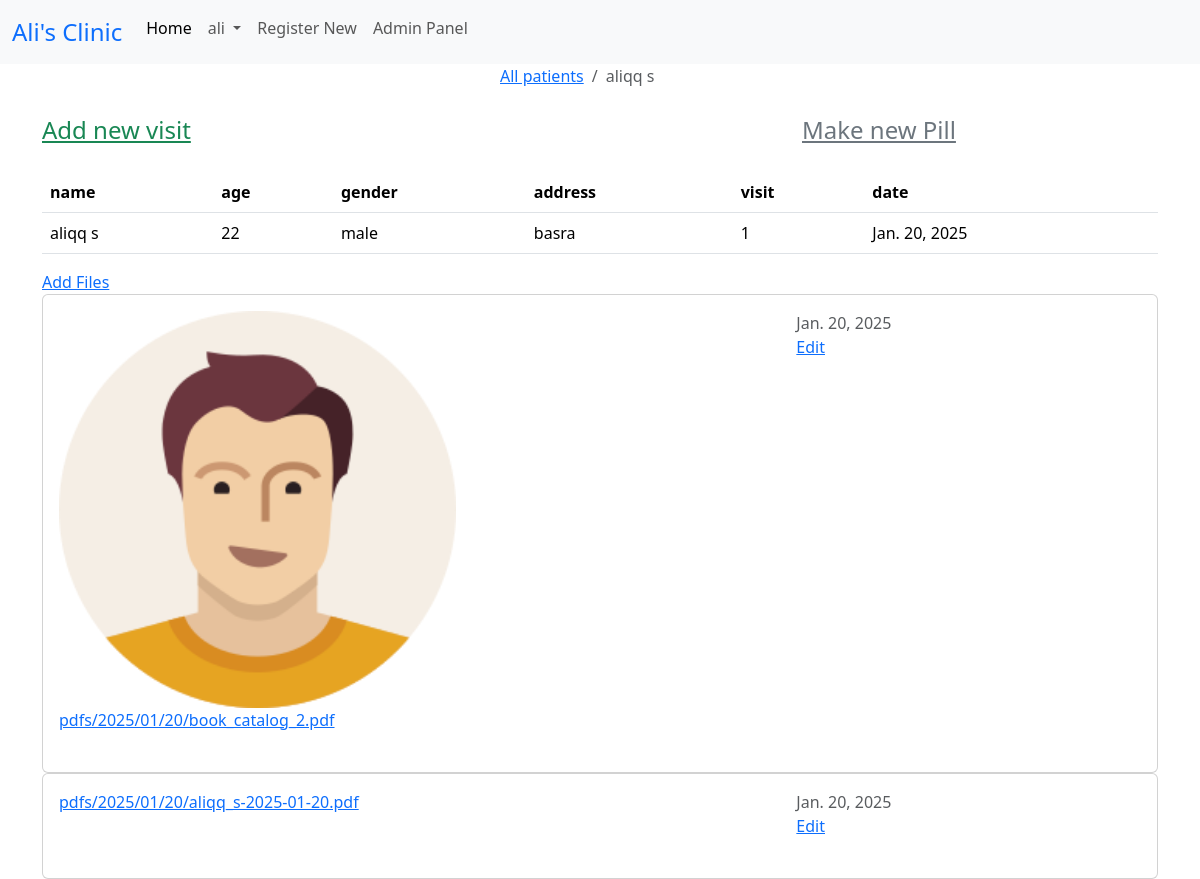
/patients/2/ (signed in), run on the app's committed database.
### home/models.py (models this page shows, shortened)
class Patients(models.Model):
    name=models.CharField(max_length=150,unique=True)
    age=models.IntegerField(null=True)
    gender=models.CharField(max_length=50)
    address=models.CharField(max_length=150,null=True)
    visits=models.PositiveIntegerField(default=0)
    visit_date=models.DateField(default=strftime("%Y-%m-%d"),null=True)

class Photo(models.Model):
    images=models.ImageField(upload_to="photos/%Y/%m/%d",null=True)
    file=models.FileField(upload_to='pdfs/%Y/%m/%d',null=True)
    patient=models.ForeignKey(Patients,related_name='files',on_delete=models.CASCADE)
    visit=models.ForeignKey(Visit,related_name='files',null=True,on_delete=models.CASCADE)
    add_at=models.DateField(default=strftime("%Y-%m-%d"))

### home/views.py (the view)
# urls.py: path('patients/<int:patient_id>/',views.get_patient,name='patient'),
def get_patient(request,patient_id):
    patient=get_object_or_404(Patient_Model,pk=patient_id)
    return render(request,"home/patient.html",{'patient':patient})

### templates/home/patient.html (shortened to what this page needs)
{%extends 'index.html'%}
{%block breadcrumb%}
<div class="col-6 offset-5 mb-4">
    <ol class="breadcrumb">
        <li class="breadcrumb-item"><a href="{%url 'patients'%}">All patients</a></li>
        <li class="breadcrumb-item active">{{patient.name}}</li>
    </ol>
</div>
{%endblock%}
{%block content%}
<div class="container">
    <div class="row justify-content-between my-4">
        <div class="col-4">
            <a class="my-4 text-success fs-4" href="{%url 'new_visit' patient.id%}">Add new visit</a>
        </div>
        <div class="col-4">
            <a class="my-4 text-secondary fs-4" href="{%url 'make_pill' patient.id%}">Make new Pill</a>
        </div>
    </div>
    <div>
        <table class="table">
            <thead>
                <tr>
                    <th>name</th>
                    <th>age</th>
                    <th>gender</th>
                    <th>address</th>
                    <th>visit</th>
                    <th>date</th>
                </tr>
            </thead>
            <tbody>
                <tr>
                    <td>{{patient.name}}</td>
                    <td>{{patient.age}}</td>
                    <td>{{patient.gender}}</td>
                    <td>{{patient.address}}</td>
                    <td>{{patient.visits}}</td>
                    <td>{{patient.visit_date}}</td>
                </tr>
            </tbody>
        </table>
    </div>
    <a href="{%url 'add_media' patient.id %}">Add Files</a>
    {%for photo in patient.files.all%}
    <div class="card">
        <div class="card-body mb-4">
            <div class="row justify-content-between">
                <div class="col-6">
                    {%if photo.images%}
                    <a href="{%url 'download_image' patient.id %}?path={{photo.images}}"><img class="w-75" src="{{photo.images.url}}" alt="{{photo.add_at}}"></a>
                    {%endif%}
                    <a href="{%url 'download_file' patient.id %}?path={{photo.file}}">{{photo.file}}</a>
                </div>
                <div class="col-4 text-muted">
                    {{photo.add_at}}
                    <br>
                    <a href="{%url 'edit_media' patient.id photo.id%}">Edit</a>
                </div>
            </div>
        </div>
    </div>
    {%endfor%}
</div>
{%endblock%}

### templates/navbar.html (shortened to what this page needs)
<nav class="navbar navbar-expand-lg bg-body-tertiary">
    <div class="container-fluid">
      <a class="navbar-brand fs-4 text-primary " href="#">Ali's Clinic</a>
      <div class="collapse navbar-collapse" id="navbarSupportedContent">
        <ul class="navbar-nav mb-2">
          <li class="nav-item">
            <a class="nav-link active" href="{%url 'main'%}">Home</a>
          </li>
          {%if user.is_authenticated%}
          <li class="nav-item dropdown">
            <a class="nav-link dropdown-toggle" href="#" role="button" data-bs-toggle="dropdown">
              {{user.username}}
            </a>
          </li>
          <li class="nav-item">
            <a class="nav-link" href="{%url 'signup'%}">Register New</a>
          </li>
          <li class="nav-item">
            <a class="nav-link" href="{%url 'patients'%}">Admin Panel</a>
          </li>
          {%else%}
          <li class="nav-item">
            <a class="nav-link" href="{%url 'login'%}">Login</a>
          </li>
          {%endif%}
        </ul>
      </div>
    </div>
  </nav>

### data on the page
Patients: name "aliqq s", age "22", gender "male", address "basra", visits "1", visit_date "Jan. 20, 2025"
Photo: images (picture), file "pdfs/2025/01/20/book_catalog_2.pdf", add_at "Jan. 20, 2025"
Photo: file "pdfs/2025/01/20/aliqq_s-2025-01-20.pdf", add_at "Jan. 20, 2025"

### other printed values
{{ user.username }} "ali"
